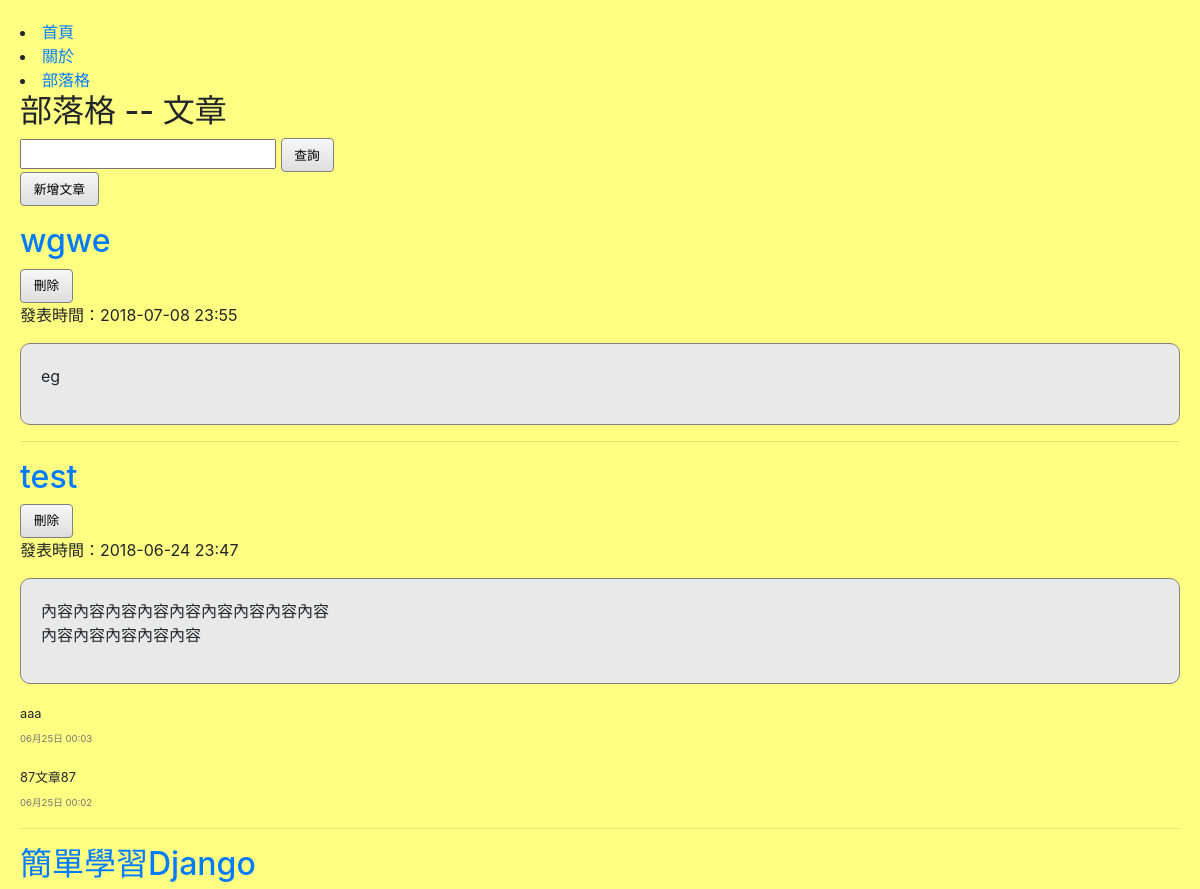
The app's page /article/ (upper part), older data.
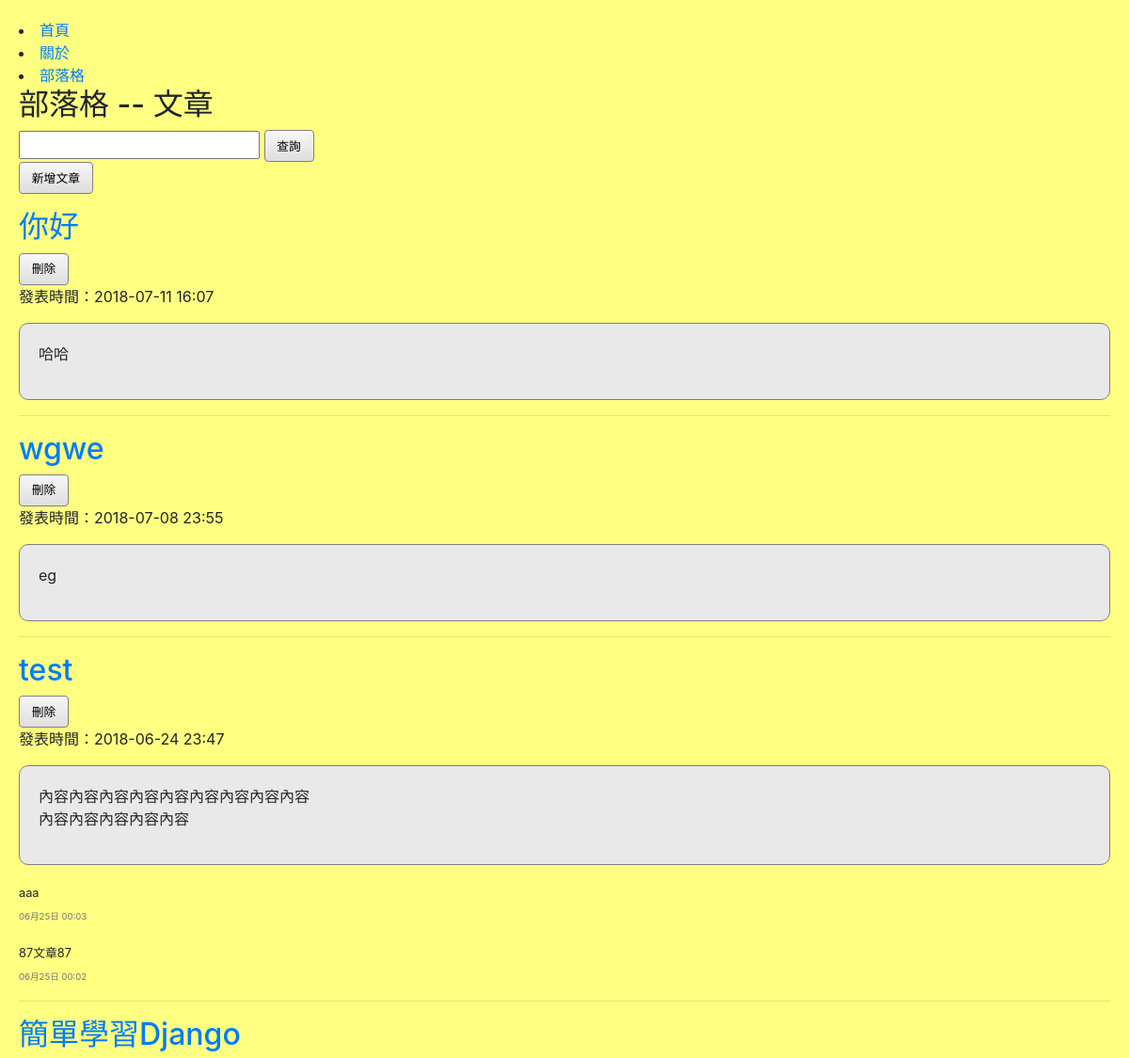
The same page, newer data.
### article/models.py (models this page shows, shortened)
class Article(models.Model):
    title = models.CharField(max_length=128, unique=True)
    content = models.TextField()
    pubDateTime = models.DateTimeField(auto_now_add=True)
    class Meta:
        ordering = ['-pubDateTime']

class Comment(models.Model):
    article = models.ForeignKey(Article, on_delete=models.CASCADE)
    content = models.CharField(max_length=128)
    pubDateTime = models.DateTimeField(auto_now_add=True)
    class Meta:
        ordering = ['-pubDateTime']

### article/views.py (the view)
# urls.py: path('', views.article, name='article'),
def article(request):
    articles = Article.objects.all()
    itemList = []
    for article in articles:
        items = [article]
        items.extend(list(Comment.objects.filter(article=article)))
        itemList.append(items)
    context = {'itemList': itemList}
    return render(request, 'article/article.html', context)

### article/templates/article/article.html (shortened to what this page needs)
{% extends 'main/base.html' %}
{% load staticfiles %}
{% block css %}
<link rel="stylesheet" href="{% static 'article/css/article.css' %}">
{% endblock %}
{% block heading %}文章{% endblock %}
{% block content %}
{% include 'article/searchForm.html' %}
<p class="inlineBlock"><a class="btn" href="{% url 'article:articleCreate' %}">新增文章</a></p>
{% for items in itemList %}
{% for item in items %}
{% if forloop.first %}
<h2><a href="{% url 'article:articleRead' item.id %}">{{ item.title }}</a></h2>
<form class="inlineBlock" method="post" action="{% url 'article:articleDelete' item.id %}">
    <input class="btn deleteConfirm" name="input_delete" class="btn" type="submit" value="刪除">
</form>
<p>發表時間：{{ item.pubDateTime|date:'Y-m-d H:i' }}</p>
<div class="articleContent">{{ item.content|linebreaks }}</div>
{% else %}
<div class="commentDiv">
    <span class="comment">{{ item.content}}</span>
   <br>
    <span class="commentTime">{{ item.pubDateTime|date:'m月d日 H:i'}}</span>
</div>
{% endif %}
{% endfor %}
<hr>
{% endfor %}
{% endblock %}

### main/templates/main/base.html (shortened to what this page needs)
<!DOCTYPE html>
{% load staticfiles %}
<html>
<head>
    <link rel="stylesheet" href="https://stackpath.bootstrapcdn.com/bootstrap/4.1.1/css/bootstrap.min.css">
    <link rel="stylesheet" href="{% static 'main/css/main.css' %}">
    {% block css %}
    {% endblock %}
</head>
<body>
    {% include 'main/menu.html' %}
    <h2>部落格 -- {% block heading %}{% endblock %}</h2>
    {% include 'main/messages.html' %}
    {% block content %}
    {% endblock %}
</body>
</html>

### blog/main/templates/main/menu.html (shortened to what this page needs)
<!DOCTYPE html>
<html lang="en">
<head>
</head>
<body>
<li><a href="{% url 'main:main'%}">首頁</a></li>
<li><a href="{% url 'main:about'%}">關於</a></li>
<li><a href="{% url 'article:article'%}">部落格</a></li>
</body>
</html>

### main/templates/main/messages.html (shortened to what this page needs)
<!DOCTYPE html>
<html lang="en">
<head>
</head>
<body>
</body>
</html>

### article/templates/article/searchForm.html (shortened to what this page needs)
<!doctype html>
<html>
<head>
</head>
<body>
    <form class="inlineBlock" action="{% url 'article:articleSearch' %}">
        <input type="text" name="searchTerm" {% if searchTerm %}value="{{ searchTerm }}" {% endif %}>
        <input class="btn" type="submit" value="查詢">
    </form>
</body>
</html>

### main/static/main/css/main.css (style rules this page uses)
html, body { margin: 0; height: 100%; }
body { padding: 20px; background: url(../img/background.jpg) fixed; background-repeat: repeat; }
.btn { display: inline-block; color: black; font-size: 0.8em; padding: 0.5em 1em; text-decoration: none; border: thin solid gray; background: linear-gradient(#f7f7f7, #dedede); }

### article/static/article/css/article.css (style rules this page uses)
.articleContent { padding: 20px; background-color: #e9e9e9; border: thin solid gray; border-radius: 10px; }
.commentDiv { margin-top: 1em; }
.comment { font-size: 0.8em; }
.commentTime { font-size: 0.6em; color: #777777; }

Row changes from the older to the newer data that the page shows:
added Article: title "你好", pubDateTime "2018-07-11 16:07", content "哈哈"
